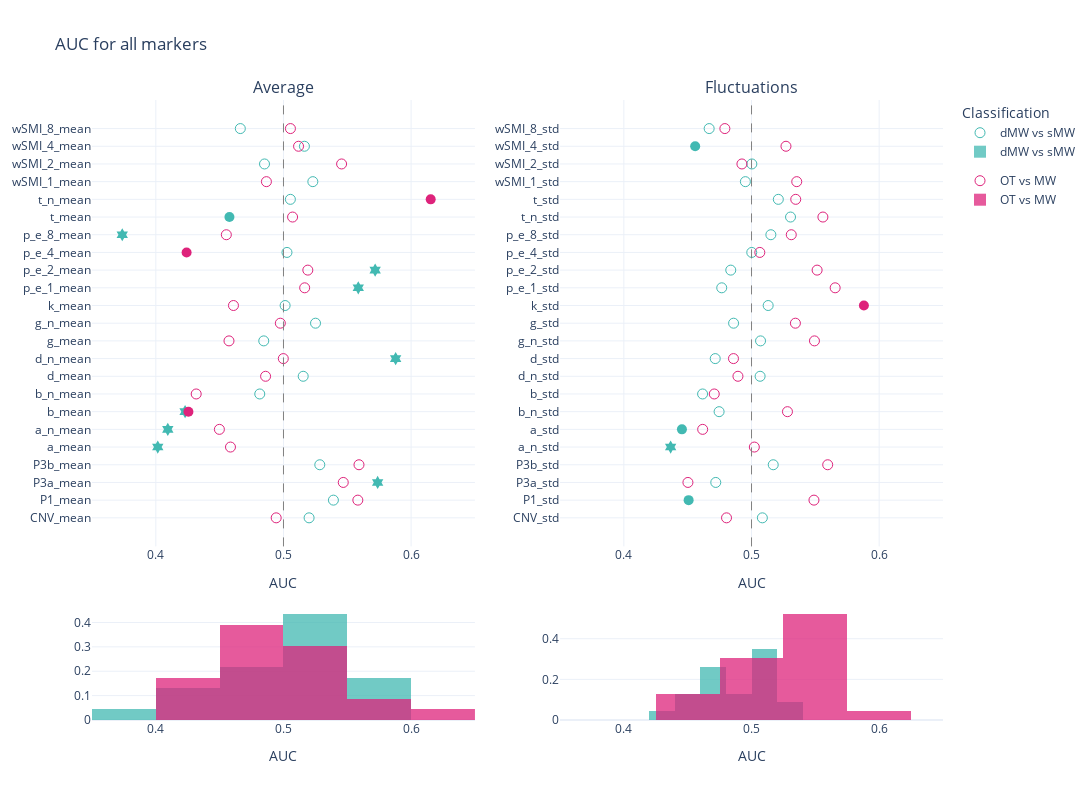

Write notebook code for a chart like this one.
### Markdown cell above
# Scatter

### Code cell
mind_average =aucs_mind[aucs_mind['markers'].isin([i+'_mean' for i in markers])]
mw_average =aucs_mw[aucs_mw['markers'].isin([i+'_mean' for i in markers])]

mind_fluctuations =aucs_mind[aucs_mind['markers'].isin([i+'_std' for i in markers])]
mw_fluctuations =aucs_mw[aucs_mw['markers'].isin([i+'_std' for i in markers])]

fig = make_subplots(rows=2, cols=2, 
                    subplot_titles = ['Average', 'Fluctuations'],
                    specs=[[{"type": "scatter"}, {"type": "scatter"}], [{"type": "histogram"}, {"type": "histogram"}]],
                       column_widths=[0.5, 0.5],
    row_heights=[0.8, 0.2],
                   vertical_spacing = 0.1)

fig.add_trace(go.Scatter(
    x=mw_average.AUC,
    y=mw_average['markers'],
    name='dMW vs sMW',
    legendgroup= 'group1',
    showlegend=True,
    mode = 'markers',
    marker = {'color':lblue, 'size': 10},
    marker_symbol= mw_average.symbol.to_list()
))
fig.add_vline(x=0.5, line_width=1, line_dash="dash", line_color="grey", row = 1, col = 1)
fig.add_trace(go.Scatter(
    x=mind_average.AUC,
    y=mind_average['markers'],
    name='OT vs MW',
    legendgroup= 'group2',
    showlegend=True,
    mode = 'markers',
    marker = {'color':pink, 'size': 10},
    marker_symbol= mind_average.symbol.to_list()
))

fig.add_trace(go.Histogram(
    x=mw_average.AUC,histnorm='probability',
    marker = {'color':lblue},
    name='dMW vs sMW',
    legendgroup= 'group1',    showlegend=True,
),row = 2, col = 1)

fig.add_trace(go.Histogram(
    x=mind_average.AUC,histnorm='probability',
    marker = {'color':pink}, 
    name='OT vs MW',    legendgroup= 'group2',
    showlegend=True,
    autobinx = False,
),row = 2, col = 1)

fig.update_traces(opacity=0.75, row = 2, col=1)





fig.add_trace(go.Scatter(
    x=mw_fluctuations.AUC,
    y=mw_fluctuations['markers'],
    name='dMW vs sMW',
    legendgroup= 'group1',    showlegend=False,
    mode = 'markers',
    marker = {'color':lblue, 'size': 10},
    marker_symbol= mw_fluctuations.symbol.to_list()
),
    row = 1, col = 2)

fig.add_trace(go.Scatter(
    x=mind_fluctuations.AUC,
    y=mind_fluctuations['markers'],
    name='OT vs MW',    legendgroup= 'group2',
    showlegend=False,
    mode = 'markers',
    marker = {'color':pink, 'size': 10},
    marker_symbol= mind_fluctuations.symbol.to_list()
),
    row = 1, col = 2)
fig.add_vline(x=0.5, line_width=1, line_dash="dash", line_color="grey", row = 1, col = 2)

fig.add_trace(go.Histogram(
    x=mw_fluctuations.AUC,histnorm='probability',
    name='dMW vs sMW',
    legendgroup= 'group1',    showlegend=False,
    marker = {'color':lblue},
),row = 2, col = 2)

fig.add_trace(go.Histogram(
    x=mind_fluctuations.AUC,histnorm='probability',
    marker = {'color':pink}, 
    name='OT vs MW',    legendgroup= 'group2',
    showlegend=False,
    autobinx = False,
),row = 2, col = 2)

fig.update_traces(opacity=0.75, row = 2, col=2)
# Update xaxis properties
fig.update_xaxes(title_text="AUC", range=[.35, .65],row=1, col=1)
fig.update_xaxes(title_text="AUC", range=[.35,.65], row=1, col=2)
fig.update_xaxes(title_text="AUC", range=[.35, .65],row=2, col=2)
fig.update_xaxes(title_text="AUC", range=[.35, .65],row=2, col=1)



fig.update_layout(
    title="AUC for all markers",
    legend_title="Classification",
    width=1200,
    height=800,    
    yaxis = {
            'showticklabels': True,
            'tickmode': 'linear',
        },
    barmode='overlay',
  showlegend=True,
    template = 'plotly_white'
)

fig.show()
pio.write_json(fig, 'Figs/scatter_auc_all.plotly')

### Figure 1 — Plotly figure (JSON) as saved in the notebook; plotly's stock layout.template omitted (floating-point values rounded to 4 significant figures)
{"data": [{"legendgroup": "group1", "marker": {"color": "#42B9B2", "size": 10, "symbol": ["circle-open", "circle-open", "hexagram", "circle-open", "hexagram", "hexagram", "hexagram", "circle-open", "circle-open", "hexagram", "circle-open", "circle-open", "circle-open", "hexagram", "hexagram", "circle-open", "hexagram", "circle", "circle-open", "circle-open", "circle-open", "circle-open", "circle-open"]}, "mode": "markers", "name": "dMW vs sMW", "showlegend": true, "type": "scatter", "x": [0.5201, 0.5391, 0.5738, 0.5284, 0.4015, 0.4094, 0.4229, 0.4814, 0.5155, 0.5879, 0.4845, 0.5251, 0.5013, 0.5586, 0.5718, 0.5027, 0.3737, 0.4577, 0.5054, 0.523, 0.4851, 0.5164, 0.4662], "y": ["CNV_mean", "P1_mean", "P3a_mean", "P3b_mean", "a_mean", "a_n_mean", "b_mean", "b_n_mean", "d_mean", "d_n_mean", "g_mean", "g_n_mean", "k_mean", "p_e_1_mean", "p_e_2_mean", "p_e_4_mean", "p_e_8_mean", "t_mean", "t_n_mean", "wSMI_1_mean", "wSMI_2_mean", "wSMI_4_mean", "wSMI_8_mean"]}, {"legendgroup": "group2", "marker": {"color": "#DE237B", "size": 10, "symbol": ["circle-open", "circle-open", "circle-open", "circle-open", "circle-open", "circle-open", "circle", "circle-open", "circle-open", "circle-open", "circle-open", "circle-open", "circle-open", "circle-open", "circle-open", "circle", "circle-open", "circle-open", "circle", "circle-open", "circle-open", "circle-open", "circle-open"]}, "mode": "markers", "name": "OT vs MW", "showlegend": true, "type": "scatter", "x": [0.4943, 0.5583, 0.5468, 0.5592, 0.4585, 0.4498, 0.4255, 0.4316, 0.486, 0.4999, 0.4573, 0.4975, 0.4608, 0.5166, 0.5191, 0.4241, 0.4552, 0.5071, 0.6153, 0.4866, 0.5455, 0.5118, 0.5054], "y": ["CNV_mean", "P1_mean", "P3a_mean", "P3b_mean", "a_mean", "a_n_mean", "b_mean", "b_n_mean", "d_mean", "d_n_mean", "g_mean", "g_n_mean", "k_mean", "p_e_1_mean", "p_e_2_mean", "p_e_4_mean", "p_e_8_mean", "t_mean", "t_n_mean", "wSMI_1_mean", "wSMI_2_mean", "wSMI_4_mean", "wSMI_8_mean"]}, {"histnorm": "probability", "legendgroup": "group1", "marker": {"color": "#42B9B2"}, "name": "dMW vs sMW", "opacity": 0.75, "showlegend": true, "type": "histogram", "x": [0.5201, 0.5391, 0.5738, 0.5284, 0.4015, 0.4094, 0.4229, 0.4814, 0.5155, 0.5879, 0.4845, 0.5251, 0.5013, 0.5586, 0.5718, 0.5027, 0.3737, 0.4577, 0.5054, 0.523, 0.4851, 0.5164, 0.4662], "xaxis": "x3", "yaxis": "y3"}, {"histnorm": "probability", "legendgroup": "group2", "marker": {"color": "#DE237B"}, "name": "OT vs MW", "opacity": 0.75, "showlegend": true, "type": "histogram", "x": [0.4943, 0.5583, 0.5468, 0.5592, 0.4585, 0.4498, 0.4255, 0.4316, 0.486, 0.4999, 0.4573, 0.4975, 0.4608, 0.5166, 0.5191, 0.4241, 0.4552, 0.5071, 0.6153, 0.4866, 0.5455, 0.5118, 0.5054], "xaxis": "x3", "xbins": {"end": 0.65, "size": 0.05, "start": 0.4}, "yaxis": "y3"}, {"legendgroup": "group1", "marker": {"color": "#42B9B2", "size": 10, "symbol": ["circle-open", "circle", "circle-open", "circle-open", "hexagram", "circle", "circle-open", "circle-open", "circle-open", "circle-open", "circle-open", "circle-open", "circle-open", "circle-open", "circle-open", "circle-open", "circle-open", "circle-open", "circle-open", "circle-open", "circle-open", "circle", "circle-open"]}, "mode": "markers", "name": "dMW vs sMW", "showlegend": false, "type": "scatter", "x": [0.5085, 0.4507, 0.472, 0.517, 0.4366, 0.4455, 0.4746, 0.4617, 0.5067, 0.4716, 0.5071, 0.4859, 0.513, 0.4767, 0.4837, 0.5002, 0.5151, 0.5306, 0.521, 0.4952, 0.5003, 0.4559, 0.4668], "xaxis": "x2", "y": ["CNV_std", "P1_std", "P3a_std", "P3b_std", "a_n_std", "a_std", "b_n_std", "b_std", "d_n_std", "d_std", "g_n_std", "g_std", "k_std", "p_e_1_std", "p_e_2_std", "p_e_4_std", "p_e_8_std", "t_n_std", "t_std", "wSMI_1_std", "wSMI_2_std", "wSMI_4_std", "wSMI_8_std"], "yaxis": "y2"}, {"legendgroup": "group2", "marker": {"color": "#DE237B", "size": 10, "symbol": ["circle-open", "circle-open", "circle-open", "circle-open", "circle-open", "circle-open", "circle-open", "circle-open", "circle-open", "circle-open", "circle-open", "circle-open", "circle", "circle-open", "circle-open", "circle-open", "circle-open", "circle-open", "circle-open", "circle-open", "circle-open", "circle-open", "circle-open"]}, "mode": "markers", "name": "OT vs MW", "showlegend": false, "type": "scatter", "x": [0.4804, 0.5489, 0.4502, 0.5597, 0.5022, 0.4617, 0.5282, 0.4708, 0.4894, 0.4859, 0.5493, 0.5344, 0.588, 0.5655, 0.5514, 0.5065, 0.5311, 0.5559, 0.5346, 0.5354, 0.4925, 0.527, 0.4791], "xaxis": "x2", "y": ["CNV_std", "P1_std", "P3a_std", "P3b_std", "a_n_std", "a_std", "b_n_std", "b_std", "d_n_std", "d_std", "g_n_std", "g_std", "k_std", "p_e_1_std", "p_e_2_std", "p_e_4_std", "p_e_8_std", "t_n_std", "t_std", "wSMI_1_std", "wSMI_2_std", "wSMI_4_std", "wSMI_8_std"], "yaxis": "y2"}, {"histnorm": "probability", "legendgroup": "group1", "marker": {"color": "#42B9B2"}, "name": "dMW vs sMW", "opacity": 0.75, "showlegend": false, "type": "histogram", "x": [0.5085, 0.4507, 0.472, 0.517, 0.4366, 0.4455, 0.4746, 0.4617, 0.5067, 0.4716, 0.5071, 0.4859, 0.513, 0.4767, 0.4837, 0.5002, 0.5151, 0.5306, 0.521, 0.4952, 0.5003, 0.4559, 0.4668], "xaxis": "x4", "yaxis": "y4"}, {"histnorm": "probability", "legendgroup": "group2", "marker": {"color": "#DE237B"}, "name": "OT vs MW", "opacity": 0.75, "showlegend": false, "type": "histogram", "x": [0.4804, 0.5489, 0.4502, 0.5597, 0.5022, 0.4617, 0.5282, 0.4708, 0.4894, 0.4859, 0.5493, 0.5344, 0.588, 0.5655, 0.5514, 0.5065, 0.5311, 0.5559, 0.5346, 0.5354, 0.4925, 0.527, 0.4791], "xaxis": "x4", "xbins": {"end": 0.625, "size": 0.05, "start": 0.425}, "yaxis": "y4"}], "layout": {"annotations": [{"font": {"size": 16}, "showarrow": false, "text": "Average", "x": 0.225, "xanchor": "center", "xref": "paper", "y": 1, "yanchor": "bottom", "yref": "paper"}, {"font": {"size": 16}, "showarrow": false, "text": "Fluctuations", "x": 0.775, "xanchor": "center", "xref": "paper", "y": 1, "yanchor": "bottom", "yref": "paper"}], "barmode": "overlay", "height": 800, "legend": {"title": {"text": "Classification"}}, "shapes": [{"line": {"color": "grey", "dash": "dash", "width": 1}, "type": "line", "x0": 0.5, "x1": 0.5, "xref": "x", "y0": 0, "y1": 1, "yref": "y domain"}, {"line": {"color": "grey", "dash": "dash", "width": 1}, "type": "line", "x0": 0.5, "x1": 0.5, "xref": "x2", "y0": 0, "y1": 1, "yref": "y2 domain"}], "showlegend": true, "title": {"text": "AUC for all markers"}, "width": 1200, "xaxis": {"anchor": "y", "domain": [0, 0.45], "range": [0.35, 0.65], "title": {"text": "AUC"}, "type": "linear"}, "xaxis2": {"anchor": "y2", "domain": [0.55, 1], "range": [0.35, 0.65], "title": {"text": "AUC"}, "type": "linear"}, "xaxis3": {"anchor": "y3", "domain": [0, 0.45], "range": [0.35, 0.65], "title": {"text": "AUC"}, "type": "linear"}, "xaxis4": {"anchor": "y4", "domain": [0.55, 1], "range": [0.35, 0.65], "title": {"text": "AUC"}, "type": "linear"}, "yaxis": {"anchor": "x", "autorange": true, "domain": [0.28, 1], "range": [-1.615, 23.61], "showticklabels": true, "tickmode": "linear", "type": "category"}, "yaxis2": {"anchor": "x2", "autorange": true, "domain": [0.28, 1], "range": [-1.615, 23.61], "type": "category"}, "yaxis3": {"anchor": "x3", "autorange": true, "domain": [0, 0.18], "range": [0, 0.4577]}, "yaxis4": {"anchor": "x4", "autorange": true, "domain": [0, 0.18], "range": [0, 0.5492]}}}
